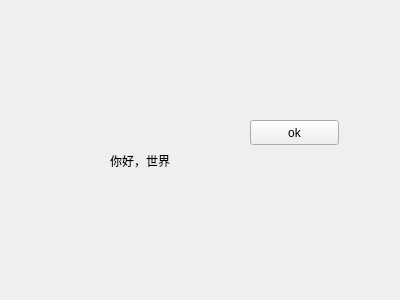
<?xml version="1.0" encoding="UTF-8"?>
<ui version="4.0">
 <class>Form</class>
 <widget class="QWidget" name="Form">
  <property name="geometry">
   <rect>
    <x>0</x>
    <y>0</y>
    <width>400</width>
    <height>300</height>
   </rect>
  </property>
  <property name="windowTitle">
   <string>Form</string>
  </property>
  <widget class="QPushButton" name="pushButton">
   <property name="geometry">
    <rect>
     <x>250</x>
     <y>120</y>
     <width>89</width>
     <height>25</height>
    </rect>
   </property>
   <property name="text">
    <string>ok</string>
   </property>
  </widget>
  <widget class="QLabel" name="label">
   <property name="geometry">
    <rect>
     <x>110</x>
     <y>150</y>
     <width>101</width>
     <height>21</height>
    </rect>
   </property>
   <property name="text">
    <string>你好，世界</string>
   </property>
  </widget>
 </widget>
 <resources/>
 <connections/>
</ui>
